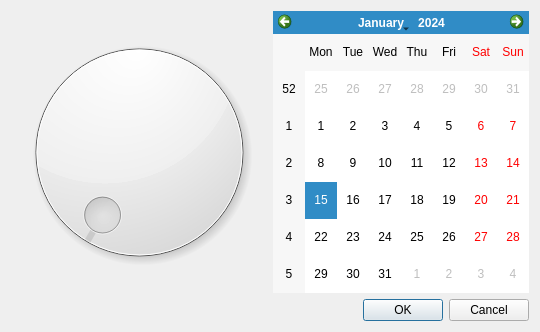
<?xml version="1.0" encoding="UTF-8"?>
<ui version="4.0">
 <class>Dialog</class>
 <widget class="QDialog" name="Dialog">
  <property name="geometry">
   <rect>
    <x>0</x>
    <y>0</y>
    <width>540</width>
    <height>332</height>
   </rect>
  </property>
  <property name="windowTitle">
   <string>Dialog</string>
  </property>
  <layout class="QVBoxLayout" name="verticalLayout">
   <item>
    <layout class="QHBoxLayout" name="horizontalLayout" stretch="1,1">
     <item>
      <widget class="QDial" name="dial"/>
     </item>
     <item>
      <widget class="QCalendarWidget" name="calendarWidget"/>
     </item>
    </layout>
   </item>
   <item>
    <widget class="QDialogButtonBox" name="buttonBox">
     <property name="orientation">
      <enum>Qt::Horizontal</enum>
     </property>
     <property name="standardButtons">
      <set>QDialogButtonBox::Cancel|QDialogButtonBox::Ok</set>
     </property>
    </widget>
   </item>
  </layout>
 </widget>
 <resources/>
 <connections>
  <connection>
   <sender>buttonBox</sender>
   <signal>accepted()</signal>
   <receiver>Dialog</receiver>
   <slot>accept()</slot>
   <hints>
    <hint type="sourcelabel">
     <x>248</x>
     <y>254</y>
    </hint>
    <hint type="destinationlabel">
     <x>157</x>
     <y>274</y>
    </hint>
   </hints>
  </connection>
  <connection>
   <sender>buttonBox</sender>
   <signal>rejected()</signal>
   <receiver>Dialog</receiver>
   <slot>reject()</slot>
   <hints>
    <hint type="sourcelabel">
     <x>316</x>
     <y>260</y>
    </hint>
    <hint type="destinationlabel">
     <x>286</x>
     <y>274</y>
    </hint>
   </hints>
  </connection>
 </connections>
</ui>
